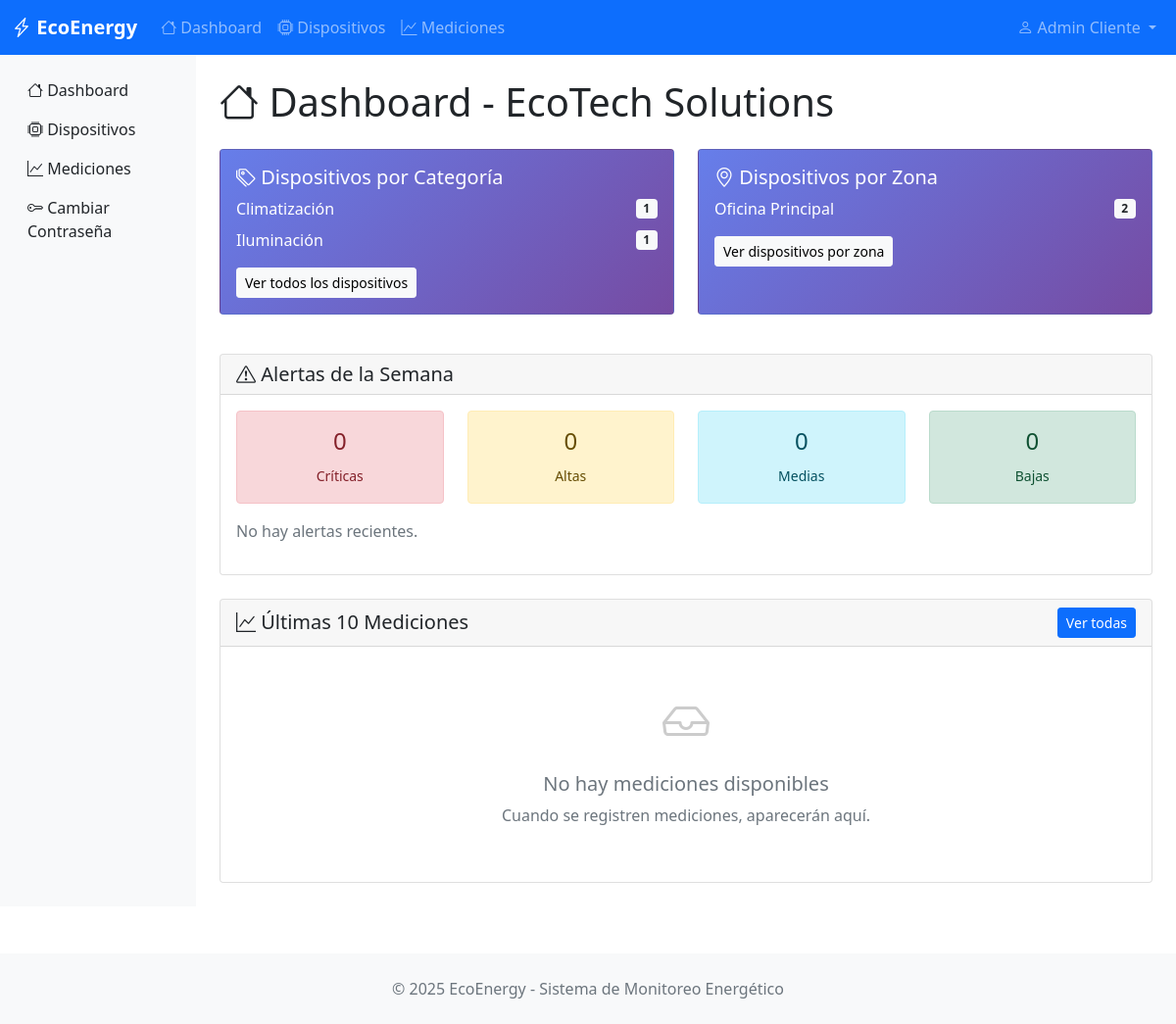
Screenshot of / (signed in) with the database file from the repository.
### monitoring/models.py (models this page shows, shortened)
class BaseModel(models.Model):
    state = models.CharField(
        max_length=10,
        choices=STATES,
        default='ACTIVE',
        help_text="Estado del registro"
    )
    created_at = models.DateTimeField(
        auto_now_add=True,
        help_text="Fecha de creación"
    )
    updated_at = models.DateTimeField(
        auto_now=True,
        help_text="Fecha de última modificación"
    )
    deleted_at = models.DateTimeField(
        null=True,
        blank=True,
        help_text="Fecha de eliminación (soft delete)"
    )
    class Meta:
        abstract = True  # Esta clase no creará tabla, solo sirve de plantilla

class Organization(BaseModel):
    name = models.CharField(max_length=200)
    email = models.EmailField()
    phone = models.CharField(max_length=20, blank=True)
    address = models.TextField(blank=True)
    logo = models.ImageField(upload_to='organizaciones/', null=True, blank=True)  # ← Esta línea
    class Meta:
        verbose_name = "Organization"
        verbose_name_plural = "Organizations"

class Category(BaseModel):
    name = models.CharField(max_length=100, help_text="Nombre de la categoría")
    description = models.TextField(blank=True, help_text="Descripción de la categoría")
    organization = models.ForeignKey(
        Organization,
        on_delete=models.CASCADE,
        help_text="Empresa propietaria"
    )
    icon = models.ImageField(
        upload_to='categorias/',
        null=True,
        blank=True,
        help_text="Icono de la categoría"
    )
    class Meta:
        verbose_name = "Category"
        verbose_name_plural = "Categories"

class Zone(BaseModel):
    name = models.CharField(max_length=100, help_text="Nombre de la zona")
    description = models.TextField(blank=True, help_text="Descripción de la zona")
    organization = models.ForeignKey(
        Organization,
        on_delete=models.CASCADE,
        help_text="Empresa propietaria"
    )
    floor_plan = models.ImageField(
        upload_to='zonas/',
        null=True,
        blank=True,
        help_text="Plano de la zona"
    )
    class Meta:
        verbose_name = "Zone"
        verbose_name_plural = "Zones"

### monitoring/views.py (the view)
# urls.py: path('', views.dashboard, name='dashboard'),
@login_required
def dashboard(request):
    organization = get_user_organization(request.user)
    if not organization:
        context = {'error': 'Usuario sin organización asignada'}
        return render(request, 'monitoring/dashboard.html', context)
    latest_measurements = Measurement.objects.filter(
        organization=organization,
        state='ACTIVE'
    ).select_related('device').order_by('-measurement_date')[:10]
    devices_by_zone = Device.objects.filter(
        organization=organization,
        state='ACTIVE'
    ).values('zone__name').annotate(count=Count('id')).order_by('zone__name')
    devices_by_category = Device.objects.filter(
        organization=organization,
        state='ACTIVE'
    ).values('category__name').annotate(count=Count('id')).order_by('category__name')
    week_ago = datetime.now() - timedelta(days=7)
    weekly_alerts = Alert.objects.filter(
        organization=organization,
        created_at__gte=week_ago,
        state='ACTIVE'
    ).values('severity').annotate(count=Count('id'))
    alerts_summary = {
        'CRITICAL': 0,
        'HIGH': 0,
        'MEDIUM': 0,
        'LOW': 0
    }
    for alert in weekly_alerts:
        alerts_summary[alert['severity']] = alert['count']
    recent_alerts = Alert.objects.filter(
        organization=organization,
        state='ACTIVE'
    ).select_related('device').order_by('-created_at')[:5]
    context = {
        'organization': organization,
        'latest_measurements': latest_measurements,
        'devices_by_zone': devices_by_zone,
        'devices_by_category': devices_by_category,
        'alerts_summary': alerts_summary,
        'recent_alerts': recent_alerts,
    }
    return render(request, 'monitoring/dashboard.html', context)

### monitoring/views.py (called while the page is built)
def get_user_organization(user):
    if hasattr(user, 'userprofile'):
        return user.userprofile.organization
    return None

### monitoring/templates/monitoring/dashboard.html (shortened to what this page needs)
{% extends 'monitoring/base.html' %}
{% block content %}
<div class="py-4">
    <h1 class="mb-4">
        <i class="bi bi-house"></i>
        Dashboard - {{ organization.name }}
    </h1>
    {% if error %}
        <div class="alert alert-danger">
            <i class="bi bi-exclamation-triangle"></i>
            {{ error }}
        </div>
    {% else %}
    <div class="row mb-4">
        <div class="col-md-6 mb-3">
            <div class="card card-stat h-100">
                <div class="card-body">
                    <h5 class="card-title">
                        <i class="bi bi-tags"></i>
                        Dispositivos por Categoría
                    </h5>
                    {% if devices_by_category %}
                        {% for item in devices_by_category %}
                        <div class="d-flex justify-content-between align-items-center mb-2">
                            <span>{{ item.category__name }}</span>
                            <span class="badge bg-light text-dark">{{ item.count }}</span>
                        </div>
                        {% endfor %}
                    {% else %}
                        <p class="text-muted">No hay dispositivos registrados.</p>
                    {% endif %}
                    <a href="{% url 'device_list' %}" class="btn btn-light btn-sm mt-2">
                        Ver todos los dispositivos
                    </a>
                </div>
            </div>
        </div>
        <div class="col-md-6 mb-3">
            <div class="card card-stat h-100">
                <div class="card-body">
                    <h5 class="card-title">
                        <i class="bi bi-geo-alt"></i>
                        Dispositivos por Zona
                    </h5>
                    {% if devices_by_zone %}
                        {% for item in devices_by_zone %}
                        <div class="d-flex justify-content-between align-items-center mb-2">
                            <span>{{ item.zone__name }}</span>
                            <span class="badge bg-light text-dark">{{ item.count }}</span>
                        </div>
                        {% endfor %}
                    {% else %}
                        <p class="text-muted">No hay zonas con dispositivos.</p>
                    {% endif %}
                    <a href="{% url 'device_list' %}" class="btn btn-light btn-sm mt-2">
                        Ver dispositivos por zona
                    </a>
                </div>
            </div>
        </div>
    </div>
    <div class="row mb-4">
        <div class="col-12">
            <div class="card">
                <div class="card-header">
                    <h5 class="mb-0">
                        <i class="bi bi-exclamation-triangle"></i>
                        Alertas de la Semana
                    </h5>
                </div>
                <div class="card-body">
                    <div class="row text-center mb-3">
                        <div class="col-3">
                            <div class="alert alert-danger mb-0">
                                <h4>{{ alerts_summary.CRITICAL }}</h4>
                                <small>Críticas</small>
                            </div>
                        </div>
                        <div class="col-3">
                            <div class="alert alert-warning mb-0">
                                <h4>{{ alerts_summary.HIGH }}</h4>
                                <small>Altas</small>
                            </div>
                        </div>
                        <div class="col-3">
                            <div class="alert alert-info mb-0">
                                <h4>{{ alerts_summary.MEDIUM }}</h4>
                                <small>Medias</small>
                            </div>
                        </div>
                        <div class="col-3">
                            <div class="alert alert-success mb-0">
                                <h4>{{ alerts_summary.LOW }}</h4>
                                <small>Bajas</small>
                            </div>
                        </div>
                    </div>
                    {% if recent_alerts %}
                    <h6>Alertas Recientes:</h6>
                    {% for alert in recent_alerts %}
                        <div class="alert alert-{{ alert.severity|lower }} alert-dismissible">
                            <strong>{{ alert.device.name }}</strong> - {{ alert.severity }}
                            <br>
                            <small>{{ alert.message }}</small>
                            <br>
                            <small class="text-muted">{{ alert.created_at }}</small>
                        </div>
                    {% endfor %}
                    {% else %}
                        <p class="text-muted">No hay alertas recientes.</p>
                    {% endif %}
                </div>
            </div>
        </div>
    </div>
    <div class="row">
        <div class="col-12">
            <div class="card">
                <div class="card-header d-flex justify-content-between align-items-center">
                    <h5 class="mb-0">
                        <i class="bi bi-graph-up"></i>
                        Últimas 10 Mediciones
                    </h5>
                    <a href="{% url 'measurement_list' %}" class="btn btn-primary btn-sm">
                        Ver todas
                    </a>
                </div>
                <div class="card-body">
                    {% if latest_measurements %}
                    <div class="table-responsive">
                        <table class="table table-striped">
                            <thead>
                                <tr>
                                    <th>Fecha/Hora</th>
                                    <th>Dispositivo</th>
                                    <th>Consumo (kW)</th>
                                    <th>Zona</th>
                                </tr>
                            </thead>
                            <tbody>
                                {% for measurement in latest_measurements %}
                                <tr>
                                    <td>{{ measurement.measurement_date|date:"d/m/Y H:i" }}</td>
                                    <td>
                                        <a href="{% url 'device_detail' measurement.device.id %}">
                                            {{ measurement.device.name }}
                                        </a>
                                    </td>
                                    <td>
                                        <span class="badge bg-primary">
                                            {{ measurement.consumption_value }} kW
                                        </span>
                                    </td>
                                    <td>{{ measurement.device.zone.name }}</td>
                                </tr>
                                {% endfor %}
                            </tbody>
                        </table>
                    </div>
                    {% else %}
                    <div class="text-center py-4">
                        <i class="bi bi-inbox" style="font-size: 3rem; color: #ccc;"></i>
                        <h5 class="text-muted mt-3">No hay mediciones disponibles</h5>
                        <p class="text-muted">
                            Cuando se registren mediciones, aparecerán aquí.
                        </p>
                    </div>
                    {% endif %}
                </div>
            </div>
        </div>
    </div>
    {% endif %}
</div>
{% endblock %}

### monitoring/templates/monitoring/base.html (shortened to what this page needs)
<!DOCTYPE html>
<html lang="es">
<head>
    <link href="https://cdnjs.cloudflare.com/ajax/libs/bootstrap/5.1.3/css/bootstrap.min.css" rel="stylesheet">
    <link href="https://cdnjs.cloudflare.com/ajax/libs/bootstrap-icons/1.8.1/font/bootstrap-icons.min.css" rel="stylesheet">
</head>
<body>
    <nav class="navbar navbar-expand-lg navbar-dark bg-primary">
        <div class="container-fluid">
            <a class="navbar-brand" href="{% url 'dashboard' %}">
                <i class="bi bi-lightning-charge"></i>
                EcoEnergy
            </a>
            <div class="collapse navbar-collapse" id="navbarNav">
                {% if user.is_authenticated %}
                <ul class="navbar-nav me-auto">
                    <li class="nav-item">
                        <a class="nav-link" href="{% url 'dashboard' %}">
                            <i class="bi bi-house"></i> Dashboard
                        </a>
                    </li>
                    <li class="nav-item">
                        <a class="nav-link" href="{% url 'device_list' %}">
                            <i class="bi bi-cpu"></i> Dispositivos
                        </a>
                    </li>
                    <li class="nav-item">
                        <a class="nav-link" href="{% url 'measurement_list' %}">
                            <i class="bi bi-graph-up"></i> Mediciones
                        </a>
                    </li>
                </ul>
                <ul class="navbar-nav">
                    <li class="nav-item dropdown">
                        <a class="nav-link dropdown-toggle" href="#" id="navbarDropdown" role="button" data-bs-toggle="dropdown">
                            <i class="bi bi-person"></i>
                            {{ user.get_full_name|default:user.username }}
                        </a>
                    </li>
                </ul>
                {% endif %}
            </div>
        </div>
    </nav>
    <div class="container-fluid">
        <div class="row">
            {% if user.is_authenticated %}
            <nav class="col-md-2 d-none d-md-block sidebar">
                <div class="position-sticky pt-3">
                    <ul class="nav flex-column">
                        <li class="nav-item">
                            <a class="nav-link text-dark" href="{% url 'dashboard' %}">
                                <i class="bi bi-house"></i> Dashboard
                            </a>
                        </li>
                        <li class="nav-item">
                            <a class="nav-link text-dark" href="{% url 'device_list' %}">
                                <i class="bi bi-cpu"></i> Dispositivos
                            </a>
                        </li>
                        <li class="nav-item">
                            <a class="nav-link text-dark" href="{% url 'measurement_list' %}">
                                <i class="bi bi-graph-up"></i> Mediciones
                            </a>
                        </li>
                        <li class="nav-item">
                            <a class="nav-link text-dark" href="{% url 'password_change' %}">
                                <i class="bi bi-key"></i> Cambiar Contraseña
                            </a>
                        </li>
                    </ul>
                </div>
            </nav>
            <main class="col-md-10 ms-sm-auto px-md-4 main-content">
            {% else %}
            <main class="col-12 px-md-4 main-content">
            {% endif %}
                {% block content %}{% endblock %}
            </main>
        </div>
    </div>
    <footer class="bg-light py-4 mt-5">
        <div class="container text-center">
            <p class="text-muted mb-0">
                &copy; 2025 EcoEnergy - Sistema de Monitoreo Energético
            </p>
        </div>
    </footer>
</body>
</html>

### monitoring/templates/monitoring/base.html (style rules this page uses)
.navbar-brand { font-weight: bold; }
.card-stat { background: linear-gradient(135deg, #667eea 0%, #764ba2 100%); color: white; }
.sidebar { min-height: calc(100vh - 56px); background-color: #f8f9fa; }
.main-content { min-height: calc(100vh - 56px); }

### rows the page displays
Organization: name "EcoTech Solutions"
Category: category__name "Climatización", count "1"
Category: category__name "Iluminación", count "1"
Zone: zone__name "Oficina Principal", count "2"

### other values shown
{{ user.get_full_name|default:user.username }} "Admin Cliente"
{{ alerts_summary.CRITICAL }} "0"
{{ alerts_summary.HIGH }} "0"
{{ alerts_summary.MEDIUM }} "0"
{{ alerts_summary.LOW }} "0"
